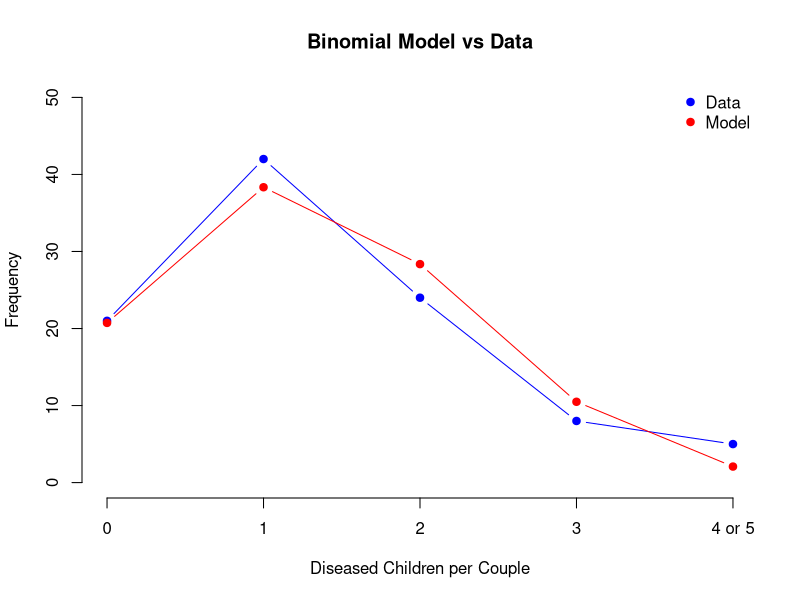

Here is the R script that generated this plot:
## ---- chunk 1
library(knitr)

## Dataset
(dta = data.frame(
  Diseased = c(0, 1, 2, 3, 4, 5),
  Count = c(21, 42, 24, 8, 4, 1)
))

## Number of diseased children (d) and the total number of children (c)
(d = sum(apply(X = dta, MARGIN = 1, FUN = function(p) dta$Diseased * dta$Count)[,1])); (c = 5 * sum(dta$Count))

## MLE
(mle = d / c)

## Calculate the expected probabilities and expected diseased children
dta$Exp.Prob = round(dbinom(x = 0:5, size = 5, prob = mle), 4)
dta$Exp.Diseased = with(dta, sum(Count) * Exp.Prob)

dta

## Chi-square test requirements:
##  1) all Exp must be > 1
##  2) at most 20% of Exp may be less than 5
##
## So we need to combine counts 4 and 5 and meet these requirements

dta[5, 2:4] = dta[5, 2:4] + dta[6, 2:4]
dta = dta[-6, ]
dta$Diseased = as.character(dta$Diseased)
dta$Diseased[5] = '4 or 5'

## Compute the Chi-Squared Statistic
dta$X.2 = round(with(dta, (Count - Exp.Diseased)^2 / Exp.Diseased), 4)
dta$Diseased = factor(dta$Diseased)
dta

## Compute the test statistic pvalue
(TS = sum(dta$X.2)); 1 - pchisq(TS, df = 4)

## Based on the table below we conclude the binomial model is a good fit for the data
##
## Assessment of Chi-squared GOF P-value
##  •       p-value > .25 ⇒ Excellent fit
##  • .15 ≤ p−value < .25 ⇒ Good fit
##  • .05 ≤ p−value < .15 ⇒ Moderately Good fit
##  • .01 ≤ p−value < .05 ⇒ Poor fit
##  •       p-value < .01 ⇒ Unacceptable fit
##
## Plot of the data vs model and create a markdown table from the data frame
plot(x = dta$Diseased, y = NULL, xlab = "Diseased Children per Couple", 
     ylim = c(0, 50), ylab = "Frequency", 
     axes = FALSE, type = "n", main = "Binomial Model vs Data")
axis(1, labels = dta$Diseased, at = dta$Diseased)
axis(2, labels = seq(0, 50, 10), at = seq(0, 50, 10))
legend("topright", c("Data", "Model"), col = c("blue", "red"), pch = 19, bty = "n")
points(x = dta$Diseased, y = dta$Count, col = "blue", pch = 19, type = "b")
points(x = dta$Diseased, y = dta$Exp.Diseased, col = "red", pch = 19, type = "b")

kable(dta)

## Some Conclusions
## Since N is large we can use asymptotic confidence intervals
## A 95% confidence interval for whether a child will have the disease
mle + c(-1, 1) * 1.96 * sqrt(.27 * (1 - .27))/sqrt(100)

## What is the probability that a couple will have at least 1 child with the disease?
1 - pbinom(q = 0, size = 5, prob = .27)

